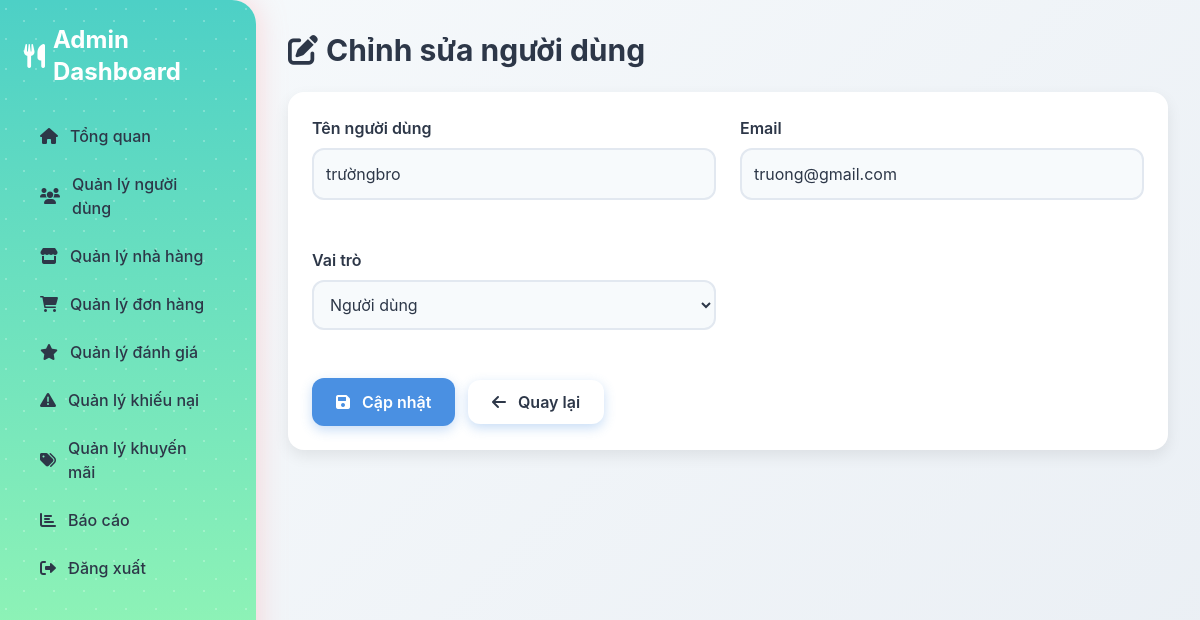
Page /modules/users/edit_user.php?id=9 (signed in) on the earlier database version.
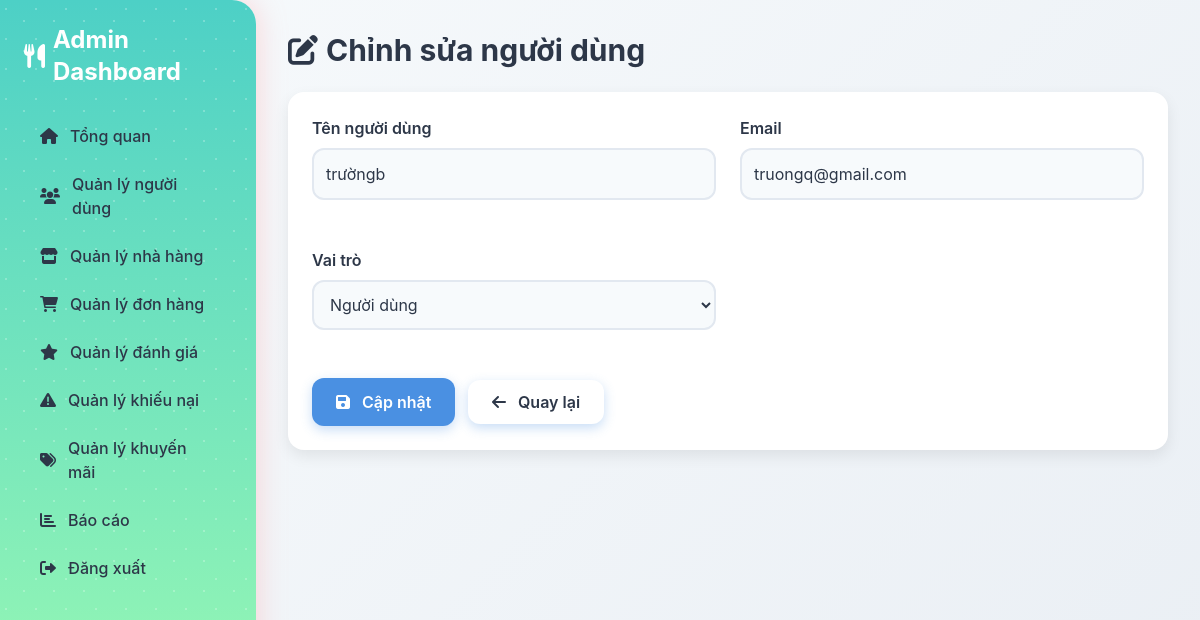
Same page on the later database version.
### tables this page shows
CREATE TABLE `users` (
  `id` int(11) NOT NULL,
  `username` varchar(50) NOT NULL,
  `password` varchar(255) NOT NULL,
  `role` enum('admin','user','restaurant') NOT NULL,
  `email` varchar(100) NOT NULL,
  `created_at` timestamp NOT NULL DEFAULT current_timestamp()
);

### modules/users/edit_user.php (the view, shortened to what this page needs)
<?php
require __DIR__ . '/../../config/db_connect.php';
$user_id = $_GET['id'] ?? null;
$stmt = $pdo->prepare("SELECT id, username, email, role FROM users WHERE id = ?");
$stmt->execute([$user_id]);
$user = $stmt->fetch();
?>
<!DOCTYPE html>
<html lang="vi">
<head>
    <link href="https://cdn.jsdelivr.net/npm/tailwindcss@2.2.19/dist/tailwind.min.css" rel="stylesheet">
    <link href="/ad/assets/css/admin.css" rel="stylesheet">
    <link href="https://cdnjs.cloudflare.com/ajax/libs/font-awesome/6.0.0-beta3/css/all.min.css" rel="stylesheet">
</head>
<body class="flex flex-col h-screen">
    <div class="flex flex-1 overflow-hidden">
        <aside class="sidebar transition-all duration-300 ease-in-out">
            <h2 class="text-2xl font-bold mb-6 flex items-center">
                <i class="fas fa-utensils mr-2"></i> <span>Admin Dashboard</span>
            </h2>
            <nav>
                <ul>
                    <li><a href="/ad/views/dashboard.php" class="flex items-center p-4 <?php echo ($current_page == 'dashboard.php' && !isset($_GET['page'])) ? 'active' : ''; ?>"><i class="fas fa-home mr-2"></i> <span>Tổng quan</span></a></li>
                    <li><a href="/ad/modules/users/manage_users.php" class="flex items-center p-4 <?php echo ($current_page == 'manage_users.php') ? 'active' : ''; ?>"><i class="fas fa-users mr-2"></i> <span>Quản lý người dùng</span></a></li>
                    <li><a href="/ad/modules/restaurants/manage_restaurants.php" class="flex items-center p-4 <?php echo ($current_page == 'manage_restaurants.php') ? 'active' : ''; ?>"><i class="fas fa-store mr-2"></i> <span>Quản lý nhà hàng</span></a></li>
                    <li><a href="/ad/modules/orders/manage_orders.php" class="flex items-center p-4 <?php echo ($current_page == 'manage_orders.php') ? 'active' : ''; ?>"><i class="fas fa-shopping-cart mr-2"></i> <span>Quản lý đơn hàng</span></a></li>
                    <li><a href="/ad/modules/reviews/manage_reviews.php" class="flex items-center p-4 <?php echo ($current_page == 'manage_reviews.php') ? 'active' : ''; ?>"><i class="fas fa-star mr-2"></i> <span>Quản lý đánh giá</span></a></li>
                    <li><a href="/ad/modules/complaints/manage_complaints.php" class="flex items-center p-4 <?php echo ($current_page == 'manage_complaints.php') ? 'active' : ''; ?>"><i class="fas fa-exclamation-triangle mr-2"></i> <span>Quản lý khiếu nại</span></a></li>
                    <li><a href="/ad/modules/promotions/manage_promotions.php" class="flex items-center p-4 <?php echo ($current_page == 'manage_promotions.php') ? 'active' : ''; ?>"><i class="fas fa-tags mr-2"></i> <span>Quản lý khuyến mãi</span></a></li>
                    <li><a href="/ad/views/report.php" class="flex items-center p-4 <?php echo ($current_page == 'report.php') ? 'active' : ''; ?>"><i class="fas fa-chart-bar mr-2"></i> <span>Báo cáo</span></a></li>
                    <li><a href="/ad/modules/auth/logout.php" class="flex items-center p-4 <?php echo ($current_page == 'logout.php') ? 'active' : ''; ?>"><i class="fas fa-sign-out-alt mr-2"></i> <span>Đăng xuất</span></a></li>
                </ul>
            </nav>
        </aside>
        <main class="main-content flex-1 overflow-auto">
            <h1 class="text-3xl font-bold mb-6 flex items-center">
                <i class="fas fa-edit mr-2"></i> Chỉnh sửa người dùng
            </h1>
            <div class="card">
                <form method="POST" action="" class="grid grid-cols-1 md:grid-cols-2 gap-6">
                    <div class="form-group">
                        <label>Tên người dùng</label>
                        <input type="text" name="username" class="form-control" value="<?php echo htmlspecialchars($user['username']); ?>" required>
                    </div>
                    <div class="form-group">
                        <label>Email</label>
                        <input type="email" name="email" class="form-control" value="<?php echo htmlspecialchars($user['email']); ?>" required>
                    </div>
                    <div class="form-group">
                        <label>Vai trò</label>
                        <select name="role" class="form-control" required>
                            <option value="user" <?php echo $user['role'] === 'user' ? 'selected' : ''; ?>>Người dùng</option>
                        </select>
                    </div>
                    <div class="md:col-span-2">
                        <button type="submit" class="btn btn-primary">
                            <i class="fas fa-save mr-2"></i> Cập nhật
                        </button>
                        <a href="manage_users.php" class="btn btn-secondary ml-2">
                            <i class="fas fa-arrow-left mr-2"></i> Quay lại
                        </a>
                    </div>
                </form>
            </div>
        </main>
    </div>
</body>
</html>

Differences in the rows shown:
changed users "Người dùng": username "trườngbro" → "trườngb"; email "truong@gmail.com" → "truongq@gmail.com"
